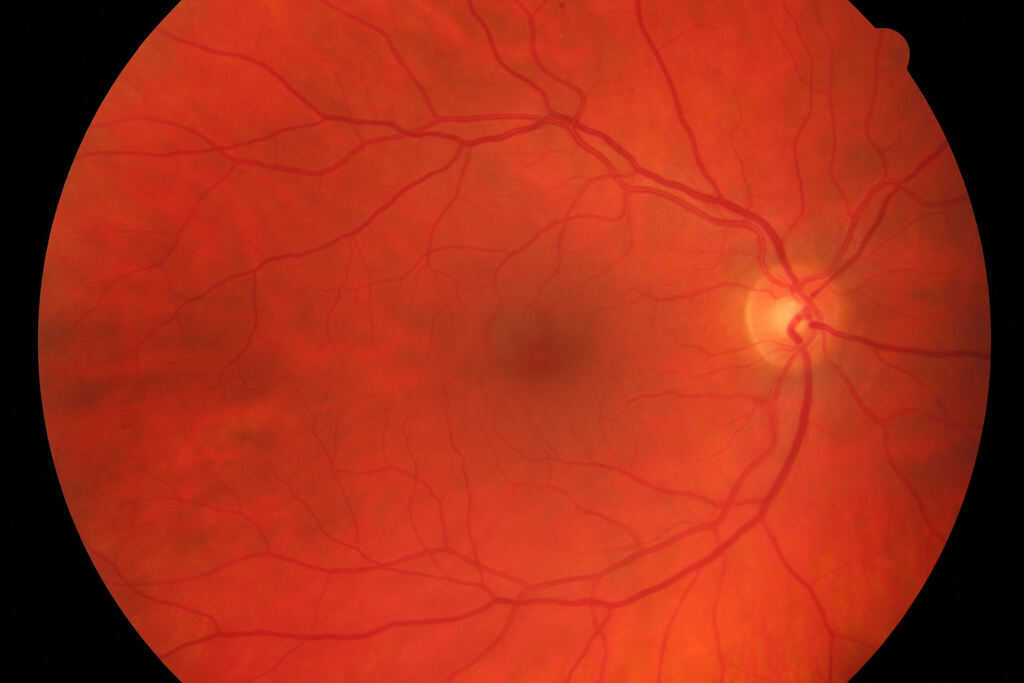
#> input picture oct.jpg, 1024 x 683 px
$ jupyter execute histogram.ipynb
#> lines starting #> are read from the running program, lines starting #| are printed output that depends on the picture
# Histogramas: teoria e prática.

<p align='justify'> O histograma na área de Processamento de Imagens representa a distribuição dos valores dos pixels de uma imagem digital, podendo ser aplicado em diversas tarefas, tais como o aumento de contraste, segmentação do objeto, extração de características e recuperação de imagens.

Outro ponto importante, o histograma fornece uma indicação da qualidade da imagem quanto ao contraste e intensidade luminosa. Como características importantes do histograma, podemos citar:
* As informações espaciais dos objetos contidos na imagem não são representadas no histograma
* Um histograma é único para um determinada imagem, mas o inverso não é verdadeiro
* A movimentação de objetos (translação e rotação) em uma imagem não tem efeito sobre o seu histograma

Em relação ao aumento do contraste, existe uma técnica chamada de equalização do histograma. Esta técnica tem como objetivo espalhar as ocorrências dos pixels sobre todos os níveis de cinza, melhorando assim, o contraste da imagem de entrada.<p>

[cell 1]
#importando as bibliotecas necessárias
import cv2 as cv
import numpy as np
from google.colab.patches import cv2_imshow
from matplotlib import pyplot as plt

[cell 2]
#lendo uma imagem de tomografia ocular (OCT)
input_image = cv.imread('oct.jpg', 0)
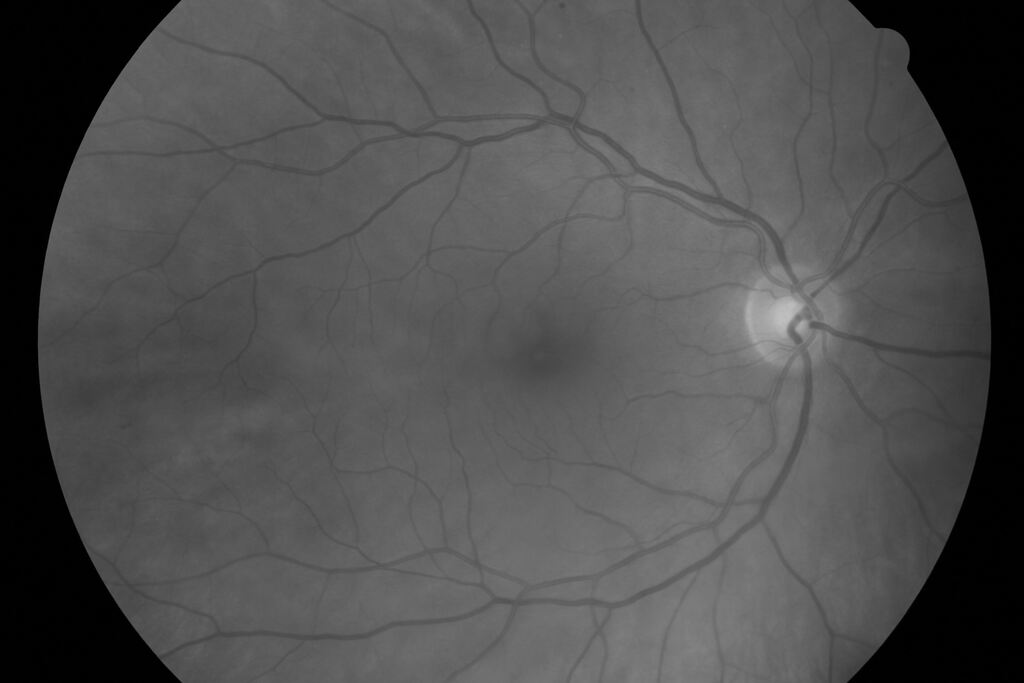
#> input_image: shape (683, 1024); min 0, max 193, mean 79.1
input_image = cv.resize(input_image, dsize = None, fx = 0.5, fy = 0.5) #reduzindo a imagem pela metade do tamanho original
#> input_image: shape (342, 512)
cv2_imshow(input_image)

[cell 3]
#plotando o histograma original da imagem de entrada
hist = cv.calcHist(input_image, [0], None, [256], [0, 256])
#> hist = 256 values, max 149 at index 1, min 0 at index 4, mean 2

plt.plot(hist)
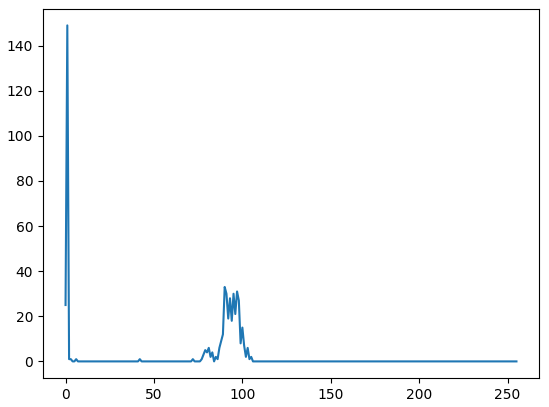
#> figure drawn by matplotlib, 1 panel; curve peaks at x = 1, y = 149

[cell 4]
#aplicando a técnica de equalização do histograma na imagem de entrada
equalized_image = cv.equalizeHist(input_image)
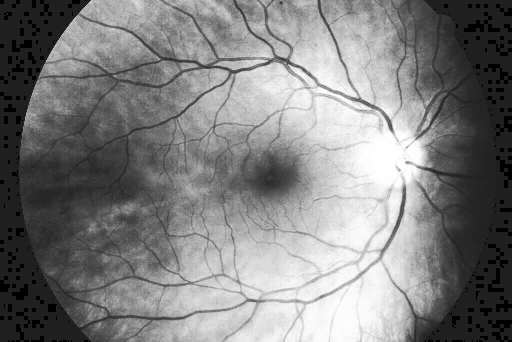
#> equalized_image: shape (342, 512); min 0, max 255, mean 127.6

images = np.hstack([input_image, equalized_image])
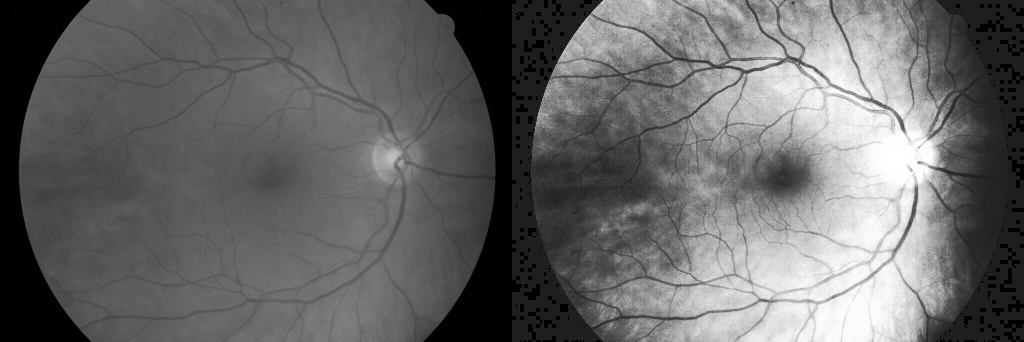
#> images: shape (342, 1024); min 0, max 255, mean 103.4
cv2_imshow(images)

[cell 5]
#plotando o histograma equalizado da imagem de entrada
hist = cv.calcHist(equalized_image, [0], None, [256], [0, 256])
#> hist = 256 values, max 149 at index 31, min 0 at index 1, mean 2

plt.plot(hist)
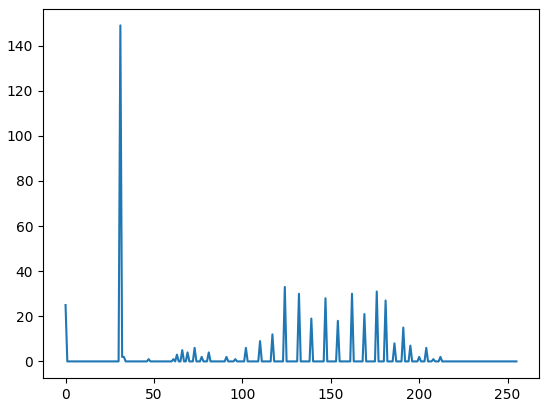
#> figure drawn by matplotlib, 1 panel; curve peaks at x = 31, y = 149
